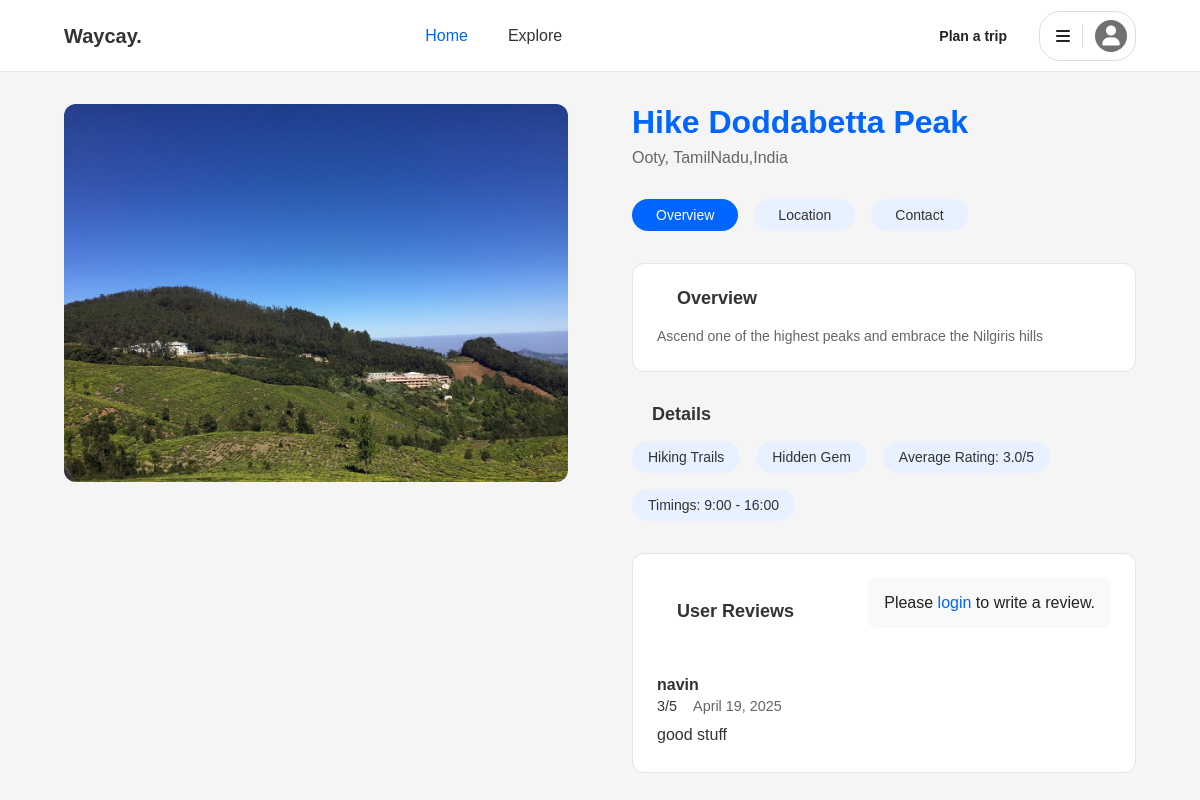
Page /hotspot/33/ on the earlier database version.
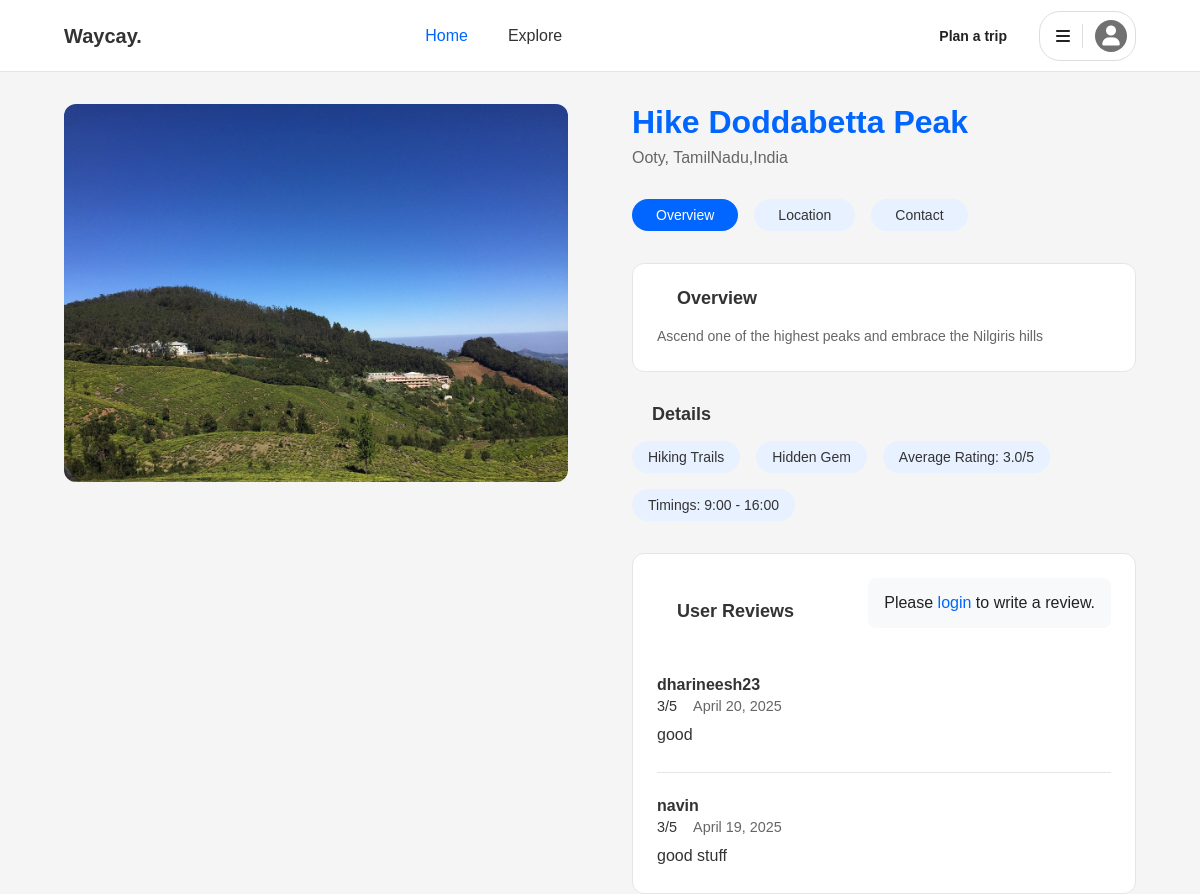
Same page on the later database version.
### core/models.py (models this page shows, shortened)
class Review(models.Model):
    review_id = models.AutoField(primary_key=True)
    user = models.ForeignKey(User, on_delete=models.CASCADE)
    hotspot = models.ForeignKey(Hotspots, on_delete=models.SET_NULL, blank=True, null=True)
    destination = models.ForeignKey(Destination, on_delete=models.SET_NULL, blank=True, null=True)
    restaurant = models.ForeignKey(Restaurant, on_delete=models.SET_NULL, blank=True, null=True)
    rating = models.IntegerField(blank=True, null=True)
    comments = models.CharField(max_length=400, blank=True, null=True)
    date = models.DateField()
    class Meta:
        constraints = [
            models.CheckConstraint(check=models.Q(rating__gte=1) & models.Q(rating__lte=5), name='check_review_rating'),
        ]

class User(AbstractUser):
    user_id = models.AutoField(primary_key=True)
    username = models.CharField(max_length=40, unique=True)  # user_name in SQL
    email = models.EmailField(max_length=40, unique=True)
    phone = models.CharField(max_length=20)
    travel_type = models.CharField(max_length=40, blank=True, null=True)
    preferred_region = models.CharField(max_length=400, blank=True, null=True)
    acc_creation = models.DateField(default=timezone.now)
    password = models.CharField(max_length=300)  # pwd in SQL

### core/views.py (the view)
# urls.py: path('hotspot/<int:hotspot_id>/', views.hotspot_detail, name='hotspot_detail'),
def hotspot_detail(request, hotspot_id):
    print(f"Hotspot ID: {hotspot_id}")  # Debug print
    hotspot = Hotspots.objects.get(pk=hotspot_id)
    nearby_restaurants = Restaurant.objects.filter(res_location__icontains=hotspot.destination.location)
    reviews = Review.objects.filter(hotspot=hotspot).order_by('-date')
    avg_rating = reviews.aggregate(Avg('rating'))['rating__avg']
    if avg_rating is not None:
        avg_rating = round(avg_rating, 1)
    context = {
        'hotspot': hotspot,
        'restaurants': nearby_restaurants,
        'reviews': reviews,
        'avg_rating': avg_rating,
    }
    return render(request, 'description.html', context)

### core/templates/description.html (shortened to what this page needs)
{% extends 'base.html' %}
{% load static %}
{% block extra_css %}
<link rel="stylesheet" href="{% static 'core/css/style.css' %}">
{% endblock %}
{% block content %}
<header class="header">
    <a href="{% url 'index' %}" class="brand-name">Waycay.</a>
    <nav class="nav-menu">
        <a href="{% url 'index' %}" class="active">Home</a>
        <a href="{% url 'explore' %}">Explore</a>
    </nav>
    <div class="user-actions">
        <a href="{% url 'my_trips' %}" class="plan-trip">Plan a trip</a>
        <div class="user-menu">
            <i class="fas fa-bars"></i>
            <i class="fas fa-user"></i>
        </div>
    </div>
</header>
<main class="main-content">
    <div class="left-section">
        {% if hotspot.imageUrl %}
            <img src="{% static 'core/images/'|add:hotspot.imageUrl %}" alt="{{ hotspot.locationName }}" class="main-image">
        {% else %}
            <div class="main-image placeholder-image">
                <i class="fas fa-map-marker-alt"></i>
            </div>
        {% endif %}
    </div>
    <div class="right-section">
        <h1 class="title">{{ hotspot.locationName }}</h1>
        <div class="location">{{ hotspot.destination.name }}, {{ hotspot.destination.location }}</div>
        <div class="tabs">
            <a href="#overview" class="tab active">Overview</a>
            <a href="#location" class="tab">Location</a>
            <a href="#contact" class="tab">Contact</a>
        </div>
        <section class="overview-section">
            <h2 class="section-title">Overview</h2>
            <p class="overview-text">
                {{ hotspot.description }}
            </p>
        </section>
        <h2 class="section-title">Details</h2>
        <div class="details-tags">
            <span class="tag">{{ hotspot.category }}</span>
            {% if hotspot.hidden_gem %}
                <span class="tag">Hidden Gem</span>
            {% endif %}
            <span class="tag">Average Rating: {{ avg_rating|default:"No ratings yet" }}/5</span>
            <span class="tag">Timings: {{ hotspot.timings }}</span>
        </div>
        <section class="reviews-section">
            <div class="reviews-header">
                <h2 class="section-title">User Reviews</h2>
                {% if user.is_authenticated %}
                <button class="write-review-btn" onclick="toggleReviewForm()">
                    <i class="fas fa-pen"></i>
                </button>
                {% else %}
                <div class="login-prompt">
                    <p>Please <a href="{% url 'login' %}">login</a> to write a review.</p>
                </div>
                {% endif %}
            </div>
            {% if reviews %}
                {% for review in reviews %}
                    <div class="review-item">
                        <div class="review-header">
                            <span class="review-user">{{ review.user.username }}</span>
                            <div class="review-meta">
                                <span class="review-rating">{{ review.rating }}/5</span>
                                <span class="review-date">{{ review.date }}</span>
                            </div>
                        </div>
                        <p class="review-comment">{{ review.comments }}</p>
                    </div>
                {% endfor %}
            {% else %}
                <p class="no-reviews">No reviews yet. Be the first to review!</p>
            {% endif %}
        </section>
    </div>
</main>
{% endblock %}

Differences in the rows shown:
added Review: user.username "dharineesh23", rating "3", date "April 20, 2025", comments "good"
